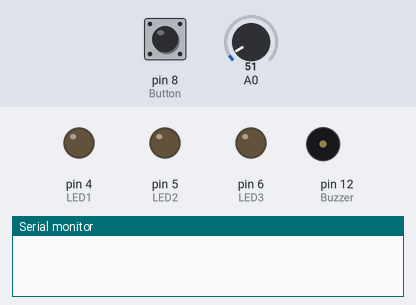
Simulated run of this sketch. Board: Arduino Uno, built with avr-gcc and run on an emulated ATmega328P. Parts: output pins drawn as LEDs (lit = HIGH), buzzer (waves = sounding, pin HIGH), the last lines printed to the serial monitor. Dashed ring = blinking. The inputs (shaded band) are chosen by the test bench; at power-on: pin 8 (Button) LOW, A0 = 51.

Above: at 1.2 s.
1.3 s: pin 8 (Button) pulled HIGH for 0.2 s
At 1.7 s:
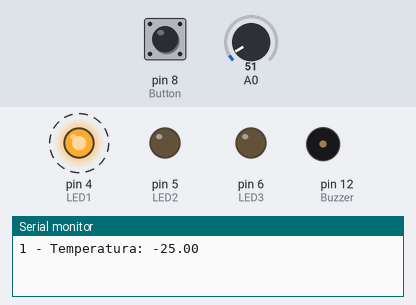
4.5 s: pin 8 (Button) pulled HIGH for 3.2 s
At 5.9 s:
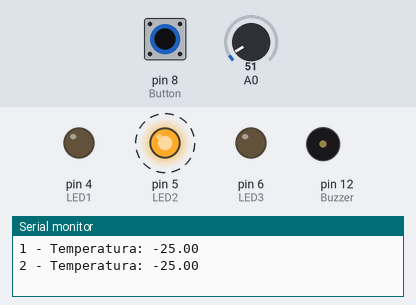
10.0 s: pin 8 (Button) pulled HIGH for 1 s
At 10.5 s:
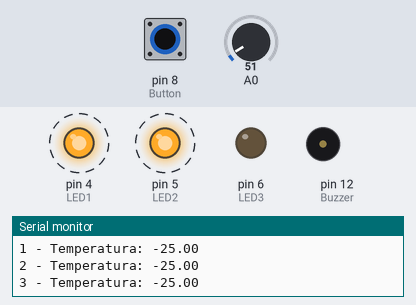
14.0 s: pin 8 (Button) pulled HIGH for 1 s
At 14.6 s:
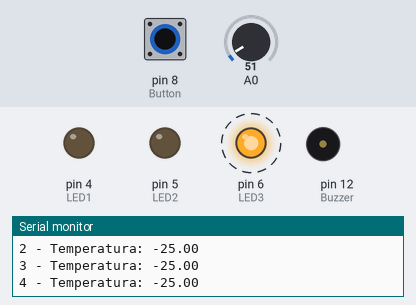
18.0 s: pin 8 (Button) pulled HIGH for 3.2 s
At 18.8 s:
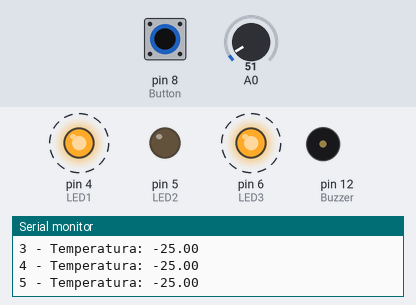
23.4 s: pin 8 (Button) pulled HIGH for 0.2 s
Timing chart, 0 to 31.1 s (numbered marks = the images above; inputs shaded):
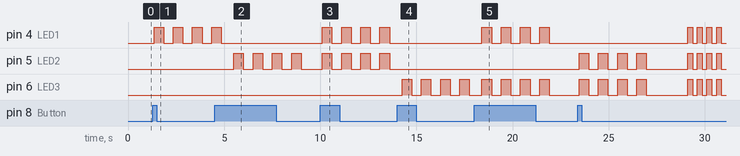

Measured:
- after the input at 1.3 s, pin 4 (LED1): alternates HIGH for 0.50 s and LOW for 0.50 s, starting after 0.05 s
- after the input at 4.5 s, pin 4 (LED1): goes on until 4.9 s, then stays LOW; pin 5 (LED2): alternates HIGH for 0.50 s and LOW for 0.50 s, starting after 1.0 s; pin 6 (LED3): stops changing and stays LOW
- after the input at 10.0 s, pin 4 (LED1), pin 5 (LED2): alternates HIGH for 0.50 s and LOW for 0.50 s, starting after 0.11 s; pin 6 (LED3): stops changing and stays LOW
- after the input at 14.0 s, pin 4 (LED1), pin 5 (LED2): stops changing and stays LOW; pin 6 (LED3): alternates HIGH for 0.50 s and LOW for 0.50 s, starting after 0.26 s
- after the input at 18.0 s, pin 4 (LED1), pin 6 (LED3): alternates HIGH for 0.50 s and LOW for 0.50 s, 8 changes in all, then stays LOW, starting after 0.41 s; pin 5 (LED2): stops changing and stays LOW

The sketch:

temp_sensor.ino
```cpp
// c++ code
const int LM35 = A0;
const int Buzzer = 12;
const int Button = 8;

const int LED1 = 4;
const int LED2 = 5;
const int LED3 = 6;
const int LED4 = 7;

int buttonState = 0;
int buttonPushCounter = 0;

float temp = 0;
int ADReades = 0;

void showNumber(int n) {
  int binaryNum[4] = {0, 0, 0, 0};
  int i = 0;

  while (n > 0) {
    binaryNum[i] = n % 2;
    n = n / 2;
    i++;
  }

  for (int j = 3; j >= 0; j--) {
    // led 1
    if (binaryNum[0] == 1)
      digitalWrite(LED1, HIGH);
    // led 2
    if (binaryNum[1] == 1)
      digitalWrite(LED2, HIGH);
    // led 3
    if (binaryNum[2] == 1)
      digitalWrite(LED3, HIGH);
    // led 4
    if (binaryNum[3] == 1)
      digitalWrite(LED4, HIGH);

    delay(500);
    resetLeds();
    delay(500);
  }
}

void resetLeds() {
  digitalWrite(LED1, LOW);
  digitalWrite(LED2, LOW);
  digitalWrite(LED3, LOW);
  digitalWrite(LED4, LOW);
}

void turnOnLeads() {
  digitalWrite(LED1, HIGH);
  digitalWrite(LED2, HIGH);
  digitalWrite(LED3, HIGH);
  digitalWrite(LED4, HIGH);
}

void blinkLeds() {
  for (int counter = 0; counter < 3; counter++) {
    turnOnLeads();
    delay(250);
    resetLeds();
    delay(250);
    turnOnLeads();
    delay(250);
    resetLeds();
    delay(250);
  }
}

void verifyTemperature() {
  if (temp > 25) {
    digitalWrite(Buzzer, HIGH);
    delay(10);
  }
  digitalWrite(Buzzer, LOW);
}

void setup() {
  Serial.begin(9600);
  pinMode(Button, INPUT);
  pinMode(Buzzer, OUTPUT);
  pinMode(LED1, OUTPUT);
  pinMode(LED2, OUTPUT);
  pinMode(LED3, OUTPUT);
}

int countToVerifyTemp = 5000 / 150;
int count = 0;

void loop() {
  buttonState = digitalRead(Button);

  temp = map((analogRead(A0) - 20) * 3.04, 0, 1023, -40, 125);

  if (buttonState == HIGH) {
    resetLeds();
    buttonPushCounter++;

    Serial.print(buttonPushCounter);
    Serial.print(" - Temperatura: ");
    Serial.println(temp);
    showNumber(buttonPushCounter);
  }
  delay(150);

  if (buttonPushCounter == 15) {
    blinkLeds();
    buttonPushCounter = 0;
  }

  if (count == countToVerifyTemp) {
    blinkLeds();
    buttonPushCounter = 0;
  }
  count++;
}
```
